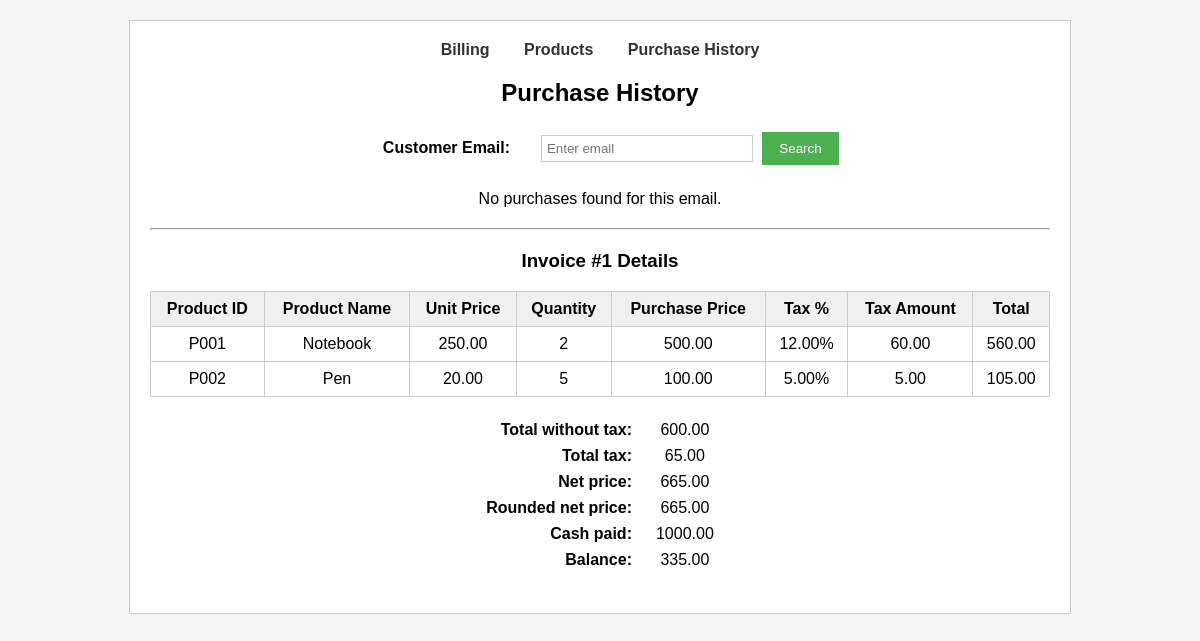
Screenshot of /history/invoice/1 with the database file from the repository.
### app/models/invoice.py (models this page shows)
class Invoice(Base):
    __tablename__ = "invoices"
    id = Column(Integer, primary_key=True, index=True)
    customer_email = Column(String(255), nullable=False, index=True)
    total_without_tax = Column(Float, nullable=False)
    total_tax = Column(Float, nullable=False)
    net_price = Column(Float, nullable=False)
    rounded_net_price = Column(Float, nullable=False)
    cash_paid = Column(Float, nullable=False)
    balance = Column(Float, nullable=False)
    created_at = Column(DateTime, default=datetime.utcnow)
    items = relationship("InvoiceItem", back_populates="invoice")

class InvoiceItem(Base):
    __tablename__ = "invoice_items"
    id = Column(Integer, primary_key=True, index=True)
    invoice_id = Column(Integer, ForeignKey("invoices.id"), nullable=False)
    product_id = Column(String(50), nullable=False)
    product_name = Column(String(100), nullable=False)
    unit_price = Column(Float, nullable=False)
    quantity = Column(Integer, nullable=False)
    purchase_price = Column(Float, nullable=False)
    tax_percentage = Column(Float, nullable=False)
    tax_amount = Column(Float, nullable=False)
    total_price = Column(Float, nullable=False)
    invoice = relationship("Invoice", back_populates="items")

### app/routers/history.py (the view)
@router.get("/invoice/{invoice_id}", response_class=HTMLResponse)
def view_invoice(request: Request, invoice_id: int, email: str = "", db: Session = Depends(get_db)):
    invoices = get_invoices_by_email(db, email) if email.strip() else []
    selected = get_invoice_by_id(db, invoice_id)
    return templates.TemplateResponse(
        "history.html",
        {"request": request, "invoices": invoices, "selected": selected, "email": email},
    )

### app/templates/history.html (shortened to what this page needs)
{% extends "base.html" %}
{% block content %}
<h2>Purchase History</h2>
<form method="GET" action="/history/search" style="text-align: center; margin-bottom: 20px;">
    <label for="email">Customer Email:</label>
    <input type="email" name="email" id="email" value="{{ email }}" placeholder="Enter email" required>
    <button type="submit" class="btn btn-primary">Search</button>
</form>
{% if invoices is not none %}
    {% if invoices %}
    <h3>Invoices for {{ email }}</h3>
    <table>
        <thead>
            <tr>
                <th>Invoice #</th>
                <th>Date</th>
                <th>Net Price</th>
                <th>Cash Paid</th>
                <th>Balance</th>
                <th>Action</th>
            </tr>
        </thead>
        <tbody>
            {% for inv in invoices %}
            <tr style="{% if selected and selected.id == inv.id %}background: #e8f5e9;{% endif %}">
                <td>{{ inv.id }}</td>
                <td>{{ inv.created_at.strftime('%Y-%m-%d %H:%M') }}</td>
                <td>{{ "%.2f"|format(inv.rounded_net_price) }}</td>
                <td>{{ "%.2f"|format(inv.cash_paid) }}</td>
                <td>{{ "%.2f"|format(inv.balance) }}</td>
                <td><a href="/history/invoice/{{ inv.id }}?email={{ email }}" class="btn" style="padding: 2px 8px;">View</a></td>
            </tr>
            {% endfor %}
        </tbody>
    </table>
    {% else %}
    <p style="text-align: center;">No purchases found for this email.</p>
    {% endif %}
{% endif %}
{% if selected %}
<hr>
<h3>Invoice #{{ selected.id }} Details</h3>
<table>
    <thead>
        <tr>
            <th>Product ID</th>
            <th>Product Name</th>
            <th>Unit Price</th>
            <th>Quantity</th>
            <th>Purchase Price</th>
            <th>Tax %</th>
            <th>Tax Amount</th>
            <th>Total</th>
        </tr>
    </thead>
    <tbody>
        {% for item in selected.items %}
        <tr>
            <td>{{ item.product_id }}</td>
            <td>{{ item.product_name }}</td>
            <td>{{ "%.2f"|format(item.unit_price) }}</td>
            <td>{{ item.quantity }}</td>
            <td>{{ "%.2f"|format(item.purchase_price) }}</td>
            <td>{{ "%.2f"|format(item.tax_percentage) }}%</td>
            <td>{{ "%.2f"|format(item.tax_amount) }}</td>
            <td>{{ "%.2f"|format(item.total_price) }}</td>
        </tr>
        {% endfor %}
    </tbody>
</table>
<table class="summary-table">
    <tr><td>Total without tax:</td><td>{{ "%.2f"|format(selected.total_without_tax) }}</td></tr>
    <tr><td>Total tax:</td><td>{{ "%.2f"|format(selected.total_tax) }}</td></tr>
    <tr><td>Net price:</td><td>{{ "%.2f"|format(selected.net_price) }}</td></tr>
    <tr><td>Rounded net price:</td><td>{{ "%.2f"|format(selected.rounded_net_price) }}</td></tr>
    <tr><td>Cash paid:</td><td>{{ "%.2f"|format(selected.cash_paid) }}</td></tr>
    <tr><td>Balance:</td><td>{{ "%.2f"|format(selected.balance) }}</td></tr>
</table>
{% endif %}
{% endblock %}

### app/templates/base.html (style rules this page uses)
body { font-family: Arial, sans-serif; margin: 20px; background: #f5f5f5; }
h1, h2, h3 { text-align: center; }
table { width: 100%; border-collapse: collapse; margin: 10px 0; }
th, td { border: 1px solid #ccc; padding: 8px; text-align: center; }
th { background: #f0f0f0; }
label { display: inline-block; width: 180px; font-weight: bold; }
input[type="text"], input[type="email"], input[type="number"] { padding: 5px; border: 1px solid #ccc; width: 200px; }
button, .btn { padding: 8px 16px; margin: 5px; cursor: pointer; border: 1px solid #888; background: #e0e0e0; text-decoration: none; color: #000; }
.btn-primary { background: #4CAF50; color: white; border-color: #4CAF50; }
hr { margin: 20px 0; }
.summary-table { width: auto; margin: 20px auto; }
.summary-table td { border: none; padding: 4px 12px; }
.summary-table td:first-child { text-align: right; font-weight: bold; }

### rows the page displays
Invoice: id "1", total_without_tax "600.00", total_tax "65.00", net_price "665.00", rounded_net_price "665.00", cash_paid "1000.00", balance "335.00"
InvoiceItem: product_id "P001", product_name "Notebook", unit_price "250.00", quantity "2", purchase_price "500.00", tax_percentage "12.00", tax_amount "60.00", total_price "560.00"
InvoiceItem: product_id "P002", product_name "Pen", unit_price "20.00", quantity "5", purchase_price "100.00", tax_percentage "5.00", tax_amount "5.00", total_price "105.00"
